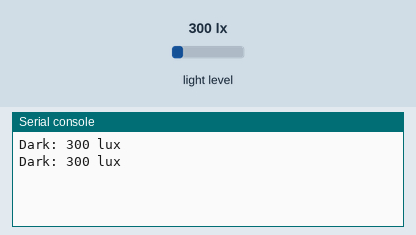
A program run on a simulated CircuitPython board. Shown: the last lines printed to the serial console. The inputs (shaded band) are chosen by the test bench; at power-on: light level 300 lx.

Above: at 1.2 s.
1.3 s: light level set to 40 lx
At 2.8 s:
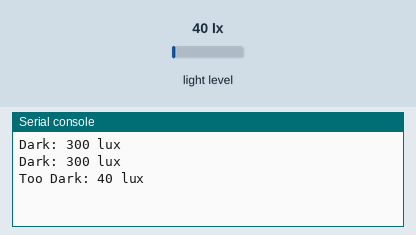
3.5 s: light level set to 500 lx
At 4.3 s:
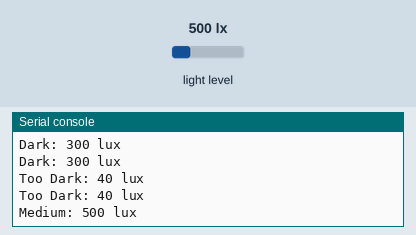
5.5 s: light level set to 1500 lx
At 6.8 s:
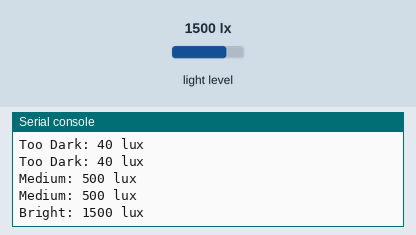

Measured:
- after the input at 1.3 s, the serial console: prints a new line after 0.70 s (image 1)
- after the input at 3.5 s, the serial console: prints a new line after 0.50 s (image 2)
- after the input at 5.5 s, the serial console: prints a new line after 0.50 s (image 3)

The program:

RPi_I2C.py
```python
# the following program communicates with a lux and proximity sensor
# the sensor unit interfaces with a raspberry pi using a i2c bus
# it then takes in the light level and prints to console different text depending on the level of light
# it then also prints the given Lux level, the sampling rate is every 1 second

# import all required
from time import sleep #delay function
import board # interfacing for Rasp Pi
import busio # interfacing
import adafruit_vcnl4040 # lib for the AdaFruit lux and proximity sensor

i2c = busio.I2C(board.SCL, board.SDA)
sensor = adafruit_vcnl4040.VCNL4040(i2c)
sampleRate = 1 # 1 second sample rate
lightLevelText = "" # <-- used to store the given text light condition

#Main loop
while True:

    #get the light level from the sensor
    luxLevel = sensor.lux

    # if else statement to figure out how bright it is and print the required text
    if (luxLevel > 2000):
        lightLevelText = "Too Bright"
    elif (luxLevel <= 2000 and luxLevel > 1000):
        lightLevelText = "Bright"
    elif (luxLevel <= 1000 and luxLevel > 400):
        lightLevelText = "Medium"
    elif (luxLevel <= 400 and luxLevel > 100):
        lightLevelText = "Dark"
    else:
        lightLevelText = "Too Dark"

    #print the infomation to console
    print(lightLevelText + ": %d lux" % luxLevel)

    #sample rate delay
    sleep(sampleRate)
```
